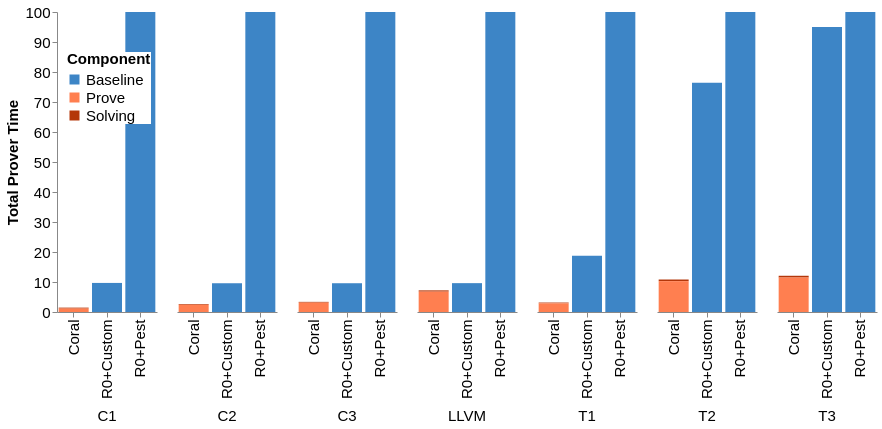

The notebook cell this image was saved under:
### Code cell
alt.Chart(df).mark_bar(clip=True).encode(

    x=alt.X('Setup:N', title=None),

    y=alt.Y('sum(val):Q',
        axis=alt.Axis(
            grid=False,
            title="Total Prover Time")).scale(domain=(0,100)),

    column=alt.Column('Name:N', title=None, sort=['C2','C1','C3','LLVM', 'T1','T2','T3'],
                     header=alt.Header(titleFontSize=200, titleOrient='bottom', labelOrient='bottom',labelFontSize=15)),
    order=alt.Order(
      'val',
      sort='descending'
    ),
    color=alt.Color('Component:N',
            scale=alt.Scale(
                range=['#3d85c6', '#FF7F50','#b43709',"#d74814"],
            ),
        ))\
    .configure_view(
        strokeOpacity=0    
    ).configure_axis(
    labelFontSize=15,
    titleFontSize=15
).configure_legend(
     titleFontSize=15,
    labelFontSize=15,
            fillColor='white',
    orient = 'none', 
    legendX = 10,
    legendY = 40,
).properties(
    width=100,
    height=300
)

### Figure 1 — Vega-Lite specification as saved in the notebook (floating-point values rounded to 4 significant figures)
{"config": {"view": {"continuousWidth": 300, "continuousHeight": 300, "strokeOpacity": 0}, "axis": {"labelFontSize": 15, "titleFontSize": 15}, "legend": {"fillColor": "white", "labelFontSize": 15, "legendX": 10, "legendY": 40, "orient": "none", "titleFontSize": 15}}, "data": {"name": "data-a5744a03f7f09cabbac801025b81e68d"}, "mark": {"type": "bar", "clip": true}, "encoding": {"color": {"field": "Component", "scale": {"range": ["#3d85c6", "#FF7F50", "#b43709", "#d74814"]}, "type": "nominal"}, "column": {"field": "Name", "header": {"labelFontSize": 15, "labelOrient": "bottom", "titleFontSize": 200, "titleOrient": "bottom"}, "sort": ["C2", "C1", "C3", "LLVM", "T1", "T2", "T3"], "title": null, "type": "nominal"}, "order": {"field": "val", "sort": "descending", "type": "quantitative"}, "x": {"field": "Setup", "title": null, "type": "nominal"}, "y": {"aggregate": "sum", "axis": {"grid": false, "title": "Total Prover Time"}, "field": "val", "scale": {"domain": [0, 100]}, "type": "quantitative"}}, "height": 300, "width": 100, "$schema": "https://vega.github.io/schema/vega-lite/v5.20.1.json", "datasets": {"data-a5744a03f7f09cabbac801025b81e68d": [{"val": 1.226, "Name": "C1", "Component": "Prove", "Setup": "Coral"}, {"val": 2187.0, "Name": "C1", "Component": "Baseline", "Setup": "R0+Pest"}, {"val": 9.69, "Name": "C1", "Component": "Baseline", "Setup": "R0+Custom"}, {"val": 0.2297, "Name": "C1", "Component": "Solving", "Setup": "Coral"}, {"val": 3765.0, "Name": "C2", "Component": "Baseline", "Setup": "R0+Pest"}, {"val": 9.587, "Name": "C2", "Component": "Baseline", "Setup": "R0+Custom"}, {"val": 0.2474, "Name": "C2", "Component": "Solving", "Setup": "Coral"}, {"val": 2.401, "Name": "C2", "Component": "Prove", "Setup": "Coral"}, {"val": 0.2639, "Name": "C3", "Component": "Solving", "Setup": "Coral"}, {"val": 3.116, "Name": "C3", "Component": "Prove", "Setup": "Coral"}, {"val": 9.59, "Name": "C3", "Component": "Baseline", "Setup": "R0+Custom"}, {"val": 3765.0, "Name": "C3", "Component": "Baseline", "Setup": "R0+Pest"}, {"val": 9.618, "Name": "LLVM", "Component": "Baseline", "Setup": "R0+Custom"}, {"val": 6.851, "Name": "LLVM", "Component": "Prove", "Setup": "Coral"}, {"val": 0.3629, "Name": "LLVM", "Component": "Solving", "Setup": "Coral"}, {"val": 3765.0, "Name": "LLVM", "Component": "Baseline", "Setup": "R0+Pest"}, {"val": 2322.0, "Name": "T1", "Component": "Baseline", "Setup": "R0+Pest"}, {"val": 0.2614, "Name": "T1", "Component": "Solving", "Setup": "Coral"}, {"val": 2.89, "Name": "T1", "Component": "Prove", "Setup": "Coral"}, {"val": 18.77, "Name": "T1", "Component": "Baseline", "Setup": "R0+Custom"}, {"val": 3424.0, "Name": "T2", "Component": "Baseline", "Setup": "R0+Pest"}, {"val": 0.5375, "Name": "T2", "Component": "Solving", "Setup": "Coral"}, {"val": 10.29, "Name": "T2", "Component": "Prove", "Setup": "Coral"}, {"val": 76.42, "Name": "T2", "Component": "Baseline", "Setup": "R0+Custom"}, {"val": 3644.0, "Name": "T3", "Component": "Baseline", "Setup": "R0+Pest"}, {"val": 0.5944, "Name": "T3", "Component": "Solving", "Setup": "Coral"}, {"val": 11.48, "Name": "T3", "Component": "Prove", "Setup": "Coral"}, {"val": 95.04, "Name": "T3", "Component": "Baseline", "Setup": "R0+Custom"}]}}
